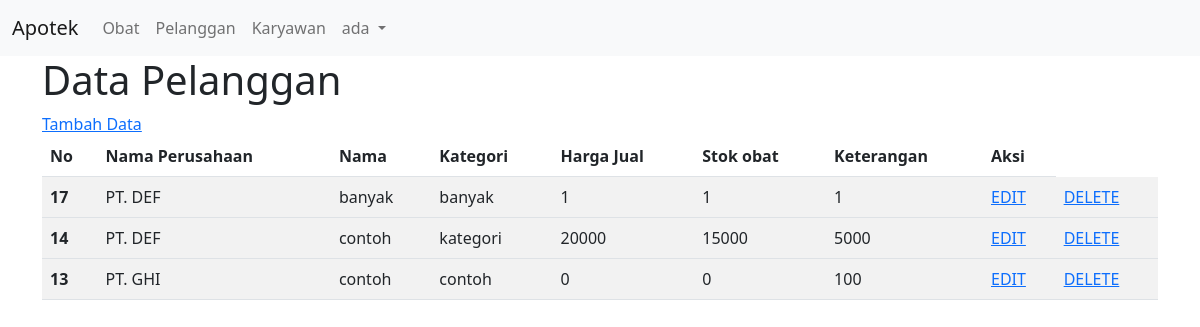
Page /php/view/dashboard.php?page=obat (signed in) on the committed database.
### tables this page shows
CREATE TABLE `tb_obat` (
  `idobat` int NOT NULL,
  `idsupplier` int NOT NULL,
  `namaobat` varchar(100) NOT NULL,
  `kategoriobat` varchar(50) NOT NULL,
  `hargajual` double NOT NULL,
  `hargabeli` double NOT NULL,
  `stok_obat` int NOT NULL,
  `keterangan` text NOT NULL
);

CREATE TABLE `tb_supplier` (
  `idsupplier` int NOT NULL,
  `perusahaan` varchar(100) NOT NULL,
  `telp` varchar(20) NOT NULL,
  `alamat` text NOT NULL,
  `keterangan` varchar(100) NOT NULL
);

### php/view/view-data-obat.php (the view)
<?php include_once "../template/header.php"?>
<?php include_once "../template/navbar.php"?>
<div class="container">
        <h1>Data Pelanggan</h1>
        <a href="../view/dashboard.php?page=tambah_obat">Tambah Data</a>
        <table class="table table-striped">
        <thead>
            <tr>
            <th scope="col">No</th>
            <th scope="col">Nama Perusahaan</th>
            <th scope="col">Nama</th>
            <th scope="col">Kategori</th>
            <th scope="col">Harga Jual</th>
            <th scope="col">Stok obat</th>
            <th scope="col">Keterangan</th>
            <th scope="col">Aksi</th>
            </tr>
        </thead>
        <?php
                $query = mysqli_query($koneksi,"SELECT idobat, namaobat, kategoriobat, hargajual, hargabeli, stok_obat, tb_obat.keterangan, perusahaan, tb_supplier.idsupplier FROM tb_obat INNER JOIN tb_supplier ON tb_obat.idsupplier = tb_supplier.idsupplier ORDER BY idobat DESC");
                while ($hasil = mysqli_fetch_array($query)) {
        ?>
        <tbody>
            <tr>
            <th scope="row"><?= $hasil['idobat'] ?></th>
            <td><?= $hasil['perusahaan']; ?></td>
            <td><?= $hasil['namaobat']; ?></td>
            <td><?= $hasil['kategoriobat']; ?></td>
            <td><?= $hasil['hargajual']; ?></td>
            <td><?= $hasil['hargabeli']; ?></td>
            <td><?= $hasil['stok_obat']; ?></td>
            <td class="aksi_td">
                    <a href="./dashboard.php?page=edit_obat&idobat=<?= $hasil['idobat']; ?>">EDIT</a>
                </td>
                <?php
                $idobat = $hasil['idobat'];
                $hide_delete = mysqli_query($koneksi,"SELECT * FROM tb_detail_transaksi INNER JOIN tb_obat ON tb_detail_transaksi.idobat = tb_obat.idobat WHERE tb_obat.idobat=$idobat");
                $cek = mysqli_num_rows($hide_delete);
                if($cek == 0){
                    ?>
                <td class="aksi_td">
                    <a href="../delete/delete_obat.php?id=<?= $hasil['idobat']; ?>">DELETE
                </td>
                <?php
                }else{
                    ?>
                <td class="aksi_td-None">
                    <a>NONE</a>
                </td>
                <?php
                }
                ?>
            </tr>
        </tbody>
        <?php
        }
        ?>
        </table>
</div>
<?php include_once "../template/footer.php"?>

### php/template/header.php (shortened to what this page needs)
<!doctype html>
<html lang="en">
  <head>
    <link href="https://cdn.jsdelivr.net/npm/bootstrap@5.2.3/dist/css/bootstrap.min.css" rel="stylesheet">
  </head>
  <body>

### php/template/navbar.php (shortened to what this page needs)
<nav class="navbar navbar-expand-lg bg-light">
  <div class="container-fluid">
    <a class="navbar-brand" href="#">Apotek</a>
    <div class="collapse navbar-collapse" id="navbarNavDropdown">
      <ul class="navbar-nav">
        <li class="nav-item">
          <a class="nav-link" href="../view/dashboard.php?page=obat">Obat</a>
        </li>
        <li class="nav-item">
          <a class="nav-link" href="../view/dashboard.php?page=pelanggan">Pelanggan</a>
        </li>
        <li class="nav-item">
          <a class="nav-link" href="#">Karyawan</a>
        </li>
        <li class="nav-item dropdown">
          <a class="nav-link dropdown-toggle" href="#" role="button" data-bs-toggle="dropdown" aria-expanded="false">
            <?= $_SESSION['username']?>
          </a>
        </li>
      </ul>
    </div>
  </div>
</nav>

### php/view/dashboard.php (shortened to what this page needs)
<?php
    include_once "../template/header.php";
    include_once "../template/navbar.php";
    switch(@$_GET['page']){
        case 'obat':
            include_once "view-data-obat.php";
        break;
    }
    include_once "../template/footer.php";
?>

### php/template/footer.php (shortened to what this page needs)
</body>
</html>

### rows in the picture
tb_obat: idobat "17", idsupplier.perusahaan "PT. DEF", namaobat "banyak", kategoriobat "banyak", hargajual "1", hargabeli "1", stok_obat "1"
tb_obat: idobat "14", idsupplier.perusahaan "PT. DEF", namaobat "contoh", kategoriobat "kategori", hargajual "20000", hargabeli "15000", stok_obat "5000"
tb_obat: idobat "13", idsupplier.perusahaan "PT. GHI", namaobat "contoh", kategoriobat "contoh", hargajual "0", hargabeli "0", stok_obat "100"

### other values in the picture
$_SESSION['username'] "ada"
